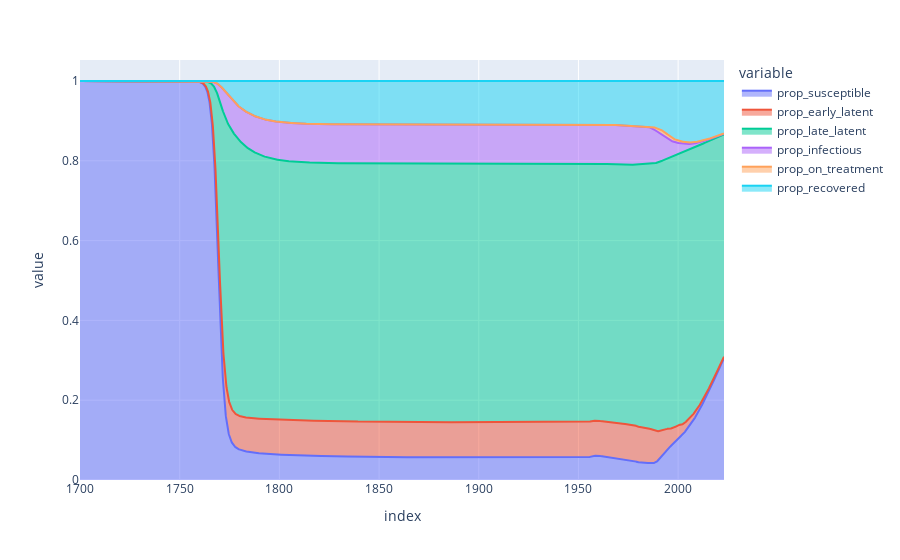

Notebook cell for this chart:
### Code cell
derived_df_0[[f"prop_{compartment}" for compartment in compartments]].plot(kind="area")

### Figure 1 — Plotly figure (JSON) as saved in the notebook; plotly's stock layout.template omitted (floating-point values rounded to 4 significant figures; data arrays with more than 128 entries replaced by an {"elided": "..."} marker saying what was removed)
{"data": [{"fillpattern": {"shape": ""}, "hovertemplate": "variable=prop_susceptible<br>index=%{x}<br>value=%{y}<extra></extra>", "legendgroup": "prop_susceptible", "line": {"color": "#636efa"}, "marker": {"symbol": "circle"}, "mode": "lines", "name": "prop_susceptible", "orientation": "v", "showlegend": true, "stackgroup": "1", "type": "scatter", "x": {"elided": "3231 float values"}, "xaxis": "x", "y": {"elided": "3231 float values"}, "yaxis": "y"}, {"fillpattern": {"shape": ""}, "hovertemplate": "variable=prop_early_latent<br>index=%{x}<br>value=%{y}<extra></extra>", "legendgroup": "prop_early_latent", "line": {"color": "#EF553B"}, "marker": {"symbol": "circle"}, "mode": "lines", "name": "prop_early_latent", "orientation": "v", "showlegend": true, "stackgroup": "1", "type": "scatter", "x": {"elided": "3231 float values"}, "xaxis": "x", "y": {"elided": "3231 float values"}, "yaxis": "y"}, {"fillpattern": {"shape": ""}, "hovertemplate": "variable=prop_late_latent<br>index=%{x}<br>value=%{y}<extra></extra>", "legendgroup": "prop_late_latent", "line": {"color": "#00cc96"}, "marker": {"symbol": "circle"}, "mode": "lines", "name": "prop_late_latent", "orientation": "v", "showlegend": true, "stackgroup": "1", "type": "scatter", "x": {"elided": "3231 float values"}, "xaxis": "x", "y": {"elided": "3231 float values"}, "yaxis": "y"}, {"fillpattern": {"shape": ""}, "hovertemplate": "variable=prop_infectious<br>index=%{x}<br>value=%{y}<extra></extra>", "legendgroup": "prop_infectious", "line": {"color": "#ab63fa"}, "marker": {"symbol": "circle"}, "mode": "lines", "name": "prop_infectious", "orientation": "v", "showlegend": true, "stackgroup": "1", "type": "scatter", "x": {"elided": "3231 float values"}, "xaxis": "x", "y": {"elided": "3231 float values"}, "yaxis": "y"}, {"fillpattern": {"shape": ""}, "hovertemplate": "variable=prop_on_treatment<br>index=%{x}<br>value=%{y}<extra></extra>", "legendgroup": "prop_on_treatment", "line": {"color": "#FFA15A"}, "marker": {"symbol": "circle"}, "mode": "lines", "name": "prop_on_treatment", "orientation": "v", "showlegend": true, "stackgroup": "1", "type": "scatter", "x": {"elided": "3231 float values"}, "xaxis": "x", "y": {"elided": "3231 float values"}, "yaxis": "y"}, {"fillpattern": {"shape": ""}, "hovertemplate": "variable=prop_recovered<br>index=%{x}<br>value=%{y}<extra></extra>", "legendgroup": "prop_recovered", "line": {"color": "#19d3f3"}, "marker": {"symbol": "circle"}, "mode": "lines", "name": "prop_recovered", "orientation": "v", "showlegend": true, "stackgroup": "1", "type": "scatter", "x": {"elided": "3231 float values"}, "xaxis": "x", "y": {"elided": "3231 float values"}, "yaxis": "y"}], "layout": {"legend": {"title": {"text": "variable"}, "tracegroupgap": 0}, "margin": {"t": 60}, "xaxis": {"anchor": "y", "domain": [0, 1], "title": {"text": "index"}}, "yaxis": {"anchor": "x", "domain": [0, 1], "title": {"text": "value"}}}}
